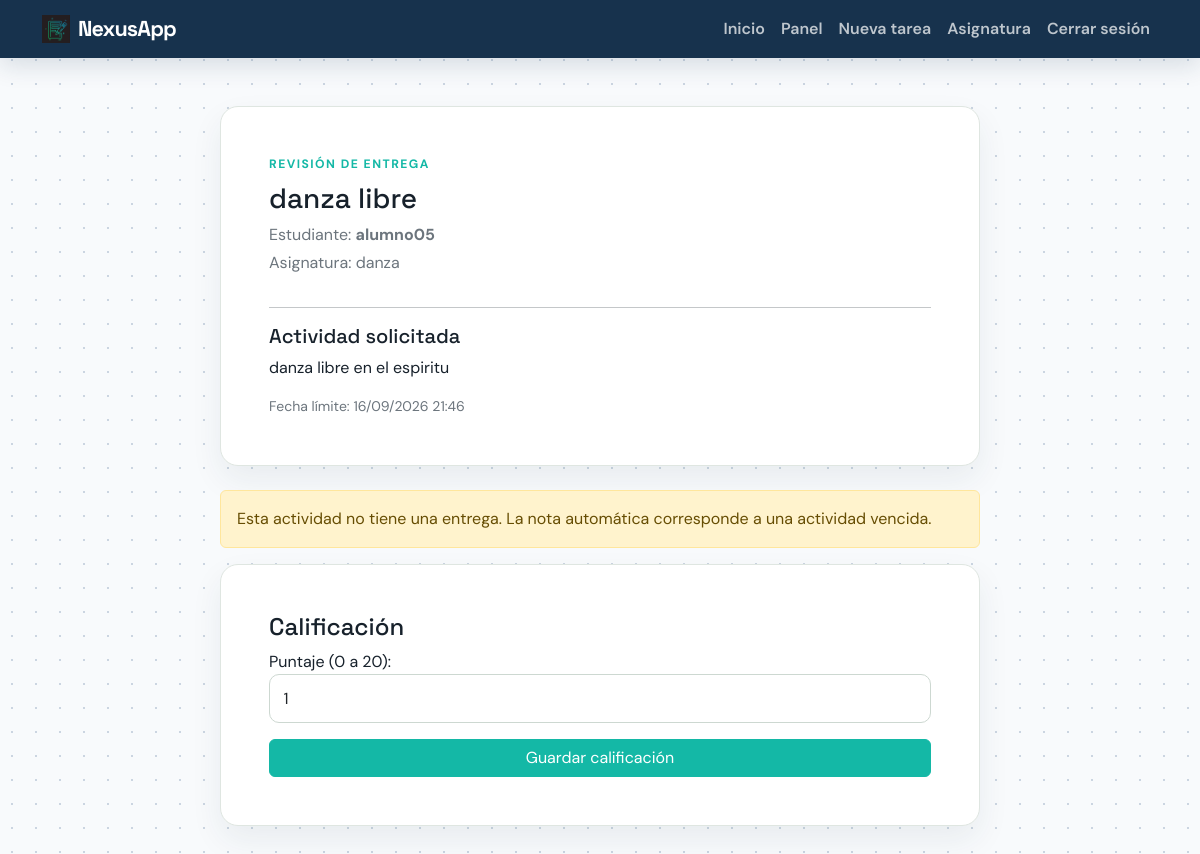
The page /tasks/37/grade/ (signed in) on the database its author committed.
### tasks/models.py (models this page shows, shortened)
class Task(models.Model):
    title = models.CharField(max_length=100)
    description = models.TextField(blank=True)
    created = models.DateTimeField(auto_now_add=True)
    completed = models.BooleanField(default=False)
    datecompleted = models.DateTimeField(null=True)
    student_archived = models.BooleanField(default=False)
    important = models.BooleanField(default=False)
    subject = models.ForeignKey(
        Subject,
        on_delete=models.CASCADE,
        related_name="tasks",
        null=True,
        blank=True,
    )
    due_date = models.DateTimeField(null=True, blank=True)
    score = models.PositiveSmallIntegerField(
        null=True,
        blank=True,
        validators=[MinValueValidator(0), MaxValueValidator(20)],
    )
    teacher = models.ForeignKey(
        User,
        on_delete=models.CASCADE,
        related_name="created_tasks",
        limit_choices_to={"role": User.Roles.PROFESOR},
    )
    student = models.ForeignKey(
        User,
        on_delete=models.CASCADE,
        related_name="assigned_tasks",
        limit_choices_to={"role": User.Roles.ESTUDIANTE},
    )
    class Meta:
        indexes = [
            models.Index(fields=["teacher", "created"]),
            models.Index(fields=["student", "completed", "created"]),
            models.Index(fields=["due_date", "score"]),
        ]
    @property
    def submitted(self):
        return hasattr(self, "submission")
    @property
    def overdue(self):
        return self.due_date is not None and timezone.now() > self.due_date

class User(AbstractUser):
    class Roles(models.TextChoices):
        PROFESOR = "PROFESOR", "Profesor"
        ESTUDIANTE = "ESTUDIANTE", "Estudiante"
    role = models.CharField(
        max_length=20,
        choices=Roles.choices,
        default=Roles.ESTUDIANTE,
    )
    @property
    def is_profesor(self):
        return self.role == self.Roles.PROFESOR

class Subject(models.Model):
    name = models.CharField(max_length=120)
    description = models.TextField(blank=True)
    teacher = models.ForeignKey(
        User,
        on_delete=models.CASCADE,
        related_name="subjects_taught",
        limit_choices_to={"role": User.Roles.PROFESOR},
    )
    students = models.ManyToManyField(
        User,
        related_name="subjects_enrolled",
        blank=True,
        limit_choices_to={"role": User.Roles.ESTUDIANTE},
    )
    created = models.DateTimeField(auto_now_add=True)
    class Meta:
        ordering = ["name"]
        indexes = [models.Index(fields=["teacher", "name"])]

### tasks/views.py (the view)
# urls.py: path("tasks/<int:task_id>/grade/", views.grade_task, name="grade_task"),
@role_required(User.Roles.PROFESOR)
def grade_task(request, task_id):
    task = get_object_or_404(
        Task.objects.select_related("student", "subject").prefetch_related(
            "submission"
        ),
        pk=task_id,
        teacher=request.user,
    )
    if not task.submitted and not (task.overdue and task.score == 1):
        return redirect("profesor_dashboard")
    if request.method == "POST":
        form = GradeTaskForm(request.POST, instance=task)
        if form.is_valid():
            form.save()
            return redirect("profesor_dashboard")
    else:
        form = GradeTaskForm(instance=task)
    settle_overdue_tasks(request.user)
    return render(request, "grade_task.html", {"task": task, "form": form})

### tasks/forms.py
class GradeTaskForm(forms.ModelForm):
    class Meta:
        model = Task
        fields = ["score"]
        labels = {"score": "Puntaje (0 a 20)"}
        widgets = {
            "score": forms.NumberInput(
                attrs={"class": "form-control", "min": 0, "max": 20}
            )
        }

### tasks/views.py (called while the page is built)
def settle_overdue_tasks(teacher):
    now = timezone.now()
    Task.objects.filter(
        teacher=teacher,
        due_date__lt=timezone.now(),
        score__isnull=True,
        submission__isnull=True,
    ).update(score=1, completed=True, datecompleted=now)

### tasks/templates/grade_task.html (shortened to what this page needs)
{% extends "base.html" %} {% block content %}
<main class="page-wrap py-4 py-md-5">
  <div class="task-form-shell">
    <div class="card card-body p-4 p-md-5 mb-4">
      <div class="eyebrow mb-2">Revisión de entrega</div>
      <h1 class="h3">{{ task.title }}</h1>
      <p class="text-secondary mb-1">
        Estudiante: <strong>{{ task.student.username }}</strong>
      </p>
      <p class="text-secondary">Asignatura: {{ task.subject.name }}</p>
      <hr />
      <h2 class="h5">Actividad solicitada</h2>
      <p>{{ task.description }}</p>
      <p class="small text-secondary mb-0">
        Fecha límite: {{ task.due_date|date:"d/m/Y H:i" }}
      </p>
    </div>
    {% if task.submitted %}
    <div class="card card-body p-4 p-md-5 mb-4">
      <div class="d-flex justify-content-between align-items-center gap-3 mb-3">
        <h2 class="h4 mb-0">Entrega del estudiante</h2>
        <span class="badge text-bg-success">Recibida</span>
      </div>
      <p class="small text-secondary">
        Enviada el {{ task.submission.submitted_at|date:"d/m/Y H:i" }}
      </p>
      {% if task.submission.text %}
      <h3 class="h6">Respuesta escrita</h3>
      <div
        class="p-3 rounded-3 mb-3"
        style="background: #f1f5f2; white-space: pre-wrap"
      >
        {{ task.submission.text }}
      </div>
      {% endif %} {% if task.submission.file %}
      <h3 class="h6">Archivo adjunto</h3>
      {% if task.submission.is_image %}
      <img src="{{ task.submission.file.url }}"
           alt="Archivo de la entrega"
           class="img-thumbnail shadow-sm object-fit-cover mt-2 mb-2"
           style="max-width: 250px; height: 150px; cursor: pointer; transition: 0.3s;"
           data-bs-toggle="modal"
           data-bs-target="#imageModal"
           onmouseover="this.style.opacity='0.8'"
           onmouseout="this.style.opacity='1'">
      <p class="text-muted small">Haz clic en la imagen para ampliarla</p>
      <div class="modal fade" id="imageModal" tabindex="-1" aria-hidden="true">
          <div class="modal-dialog modal-xl modal-dialog-centered">
              <div class="modal-content bg-transparent border-0">
                  <div class="modal-header border-0 pb-0 justify-content-end">
                      <button type="button" class="btn-close btn-close-white" data-bs-dismiss="modal" aria-label="Cerrar"></button>
                  </div>
                  <div class="modal-body text-center pt-0">
                      <img src="{{ task.submission.file.url }}" class="img-fluid rounded shadow" style="max-height: 85vh;" alt="Vista completa">
                  </div>
              </div>
          </div>
      </div>
      {% else %}
      <a href="{{ task.submission.file.url }}" target="_blank" rel="noopener">
        Abrir o descargar el archivo adjunto
      </a>
      {% endif %}
      {% endif %}
    </div>
    {% else %}
    <div class="alert alert-warning">
      Esta actividad no tiene una entrega. La nota automática corresponde a una
      actividad vencida.
    </div>
    {% endif %}
    <form method="post" class="card card-body p-4 p-md-5">
      <h2 class="h4">Calificación</h2>
      {{ form.as_p }}
      <button class="btn btn-primary">Guardar calificación</button>
    </form>
  </div>
</main>
{% endblock %}

### tasks/static/assets/css/main.css (style rules this page uses)
:root { --ink: #17212b; --muted: #687684; --paper: #f5f7f4; --surface: #ffffff; --accent: #14b8a6; --accent-dark: #0d9488; --line: #dfe6e1; --navy: #17324d; }
* { box-sizing: border-box; }
body { min-height: 100vh; background-color: #f8fafc; background-image: radial-gradient(#cbd5e1 1.5px, transparent 1.5px); background-size: 24px 24px; color: var(--ink); font-family: "DM Sans", sans-serif; }
h1, h2, h3, .navbar-brand { font-family: "Space Grotesk", sans-serif; }
.card { border-color: var(--line); border-radius: 18px; box-shadow: 0 14px 32px rgba(23, 50, 77, 0.07); }
.btn-primary { background: var(--accent); border-color: var(--accent); }
.form-control, .form-select { border-color: #cdd8d1; border-radius: 10px; padding: 0.72rem 0.85rem; }
.eyebrow { color: #14b8a6; font-size: 0.76rem; font-weight: 700; letter-spacing: 0.12em; text-transform: uppercase; }
.page-wrap { width: min(1180px, calc(100% - 2rem)); margin-inline: auto; }
.task-form-shell { width: min(760px, 100%); margin-inline: auto; }

### rows shown on the page
Task: title "danza libre", student.username "alumno05", subject.name "danza", description "danza libre en el espiritu", due_date "16/09/2026 21:46", score "1"
